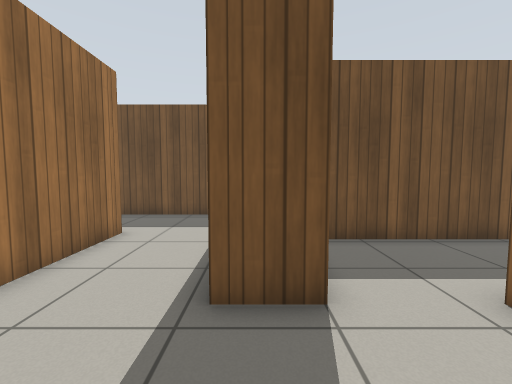
View 1 (above)

21 first-person views from a walk through a world built for the Gazebo simulator. The camera is 0.94 m above the floor, tilts 4° down and sees 90° across. The floor is counted in squares, 0.5 m on a side. Each view is taken from the middle of a square. On the plan, view 1 faces up. The plan holds only what a view shows up to about 15 squares ahead; the rest is blank. Gazebo's built-in surfaces are drawn with simple patterns.

View 2
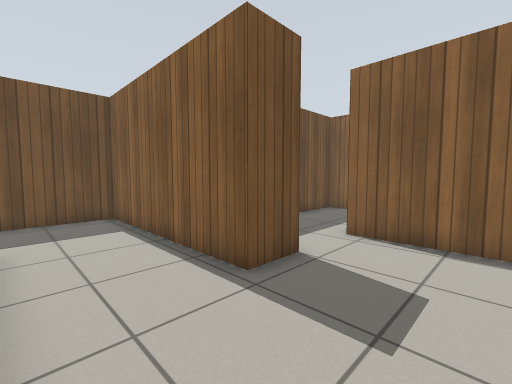

View 3
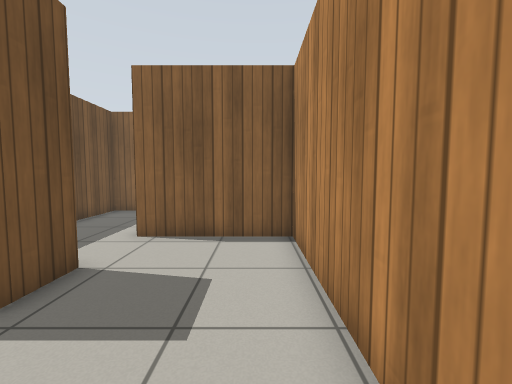

View 4
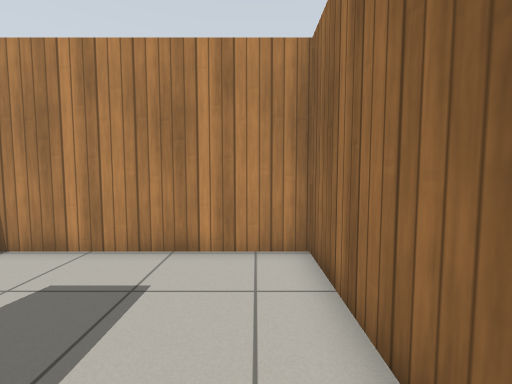

View 5
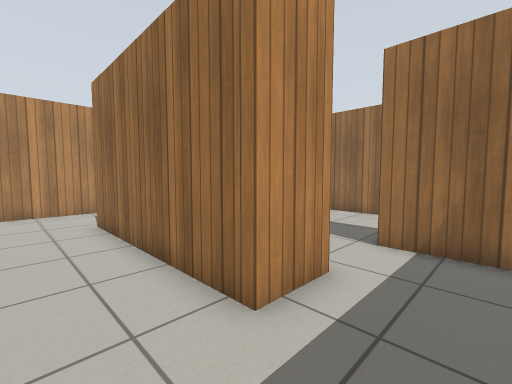

View 6
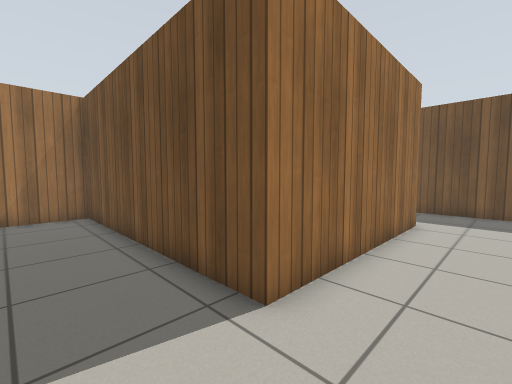

View 7
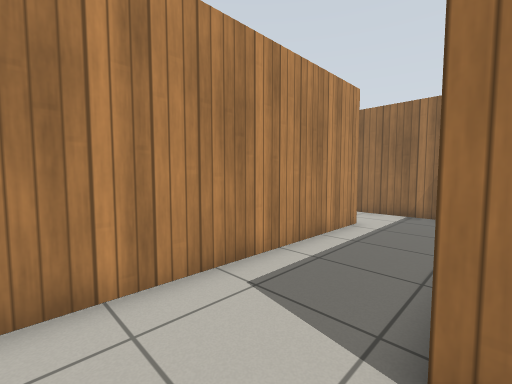

View 8
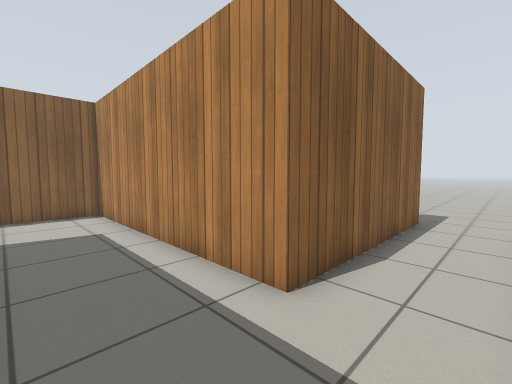

View 9
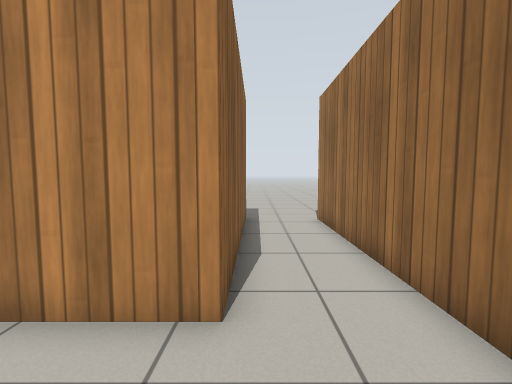

View 10
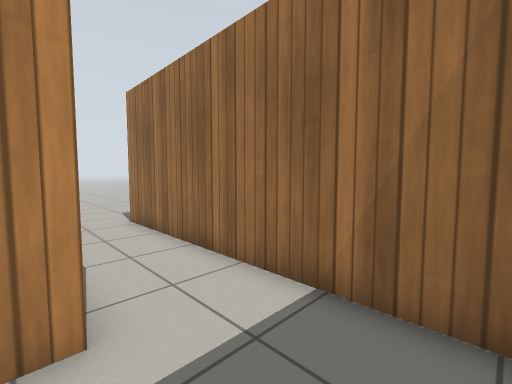

View 11
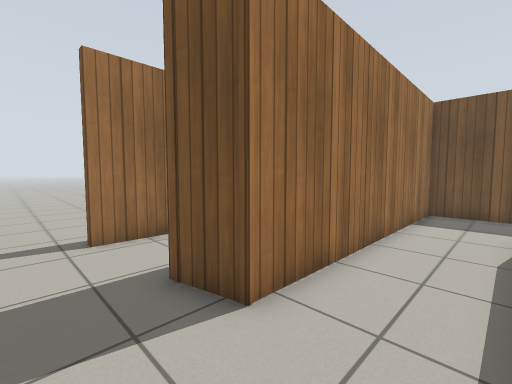

View 12
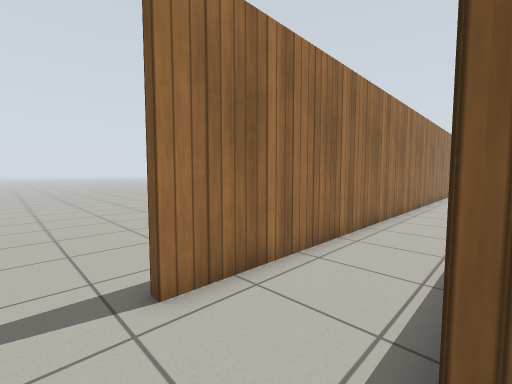

View 13
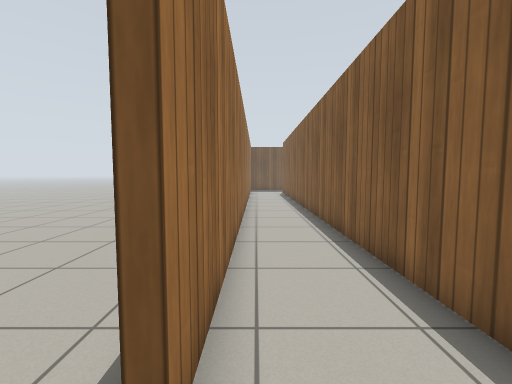

View 14
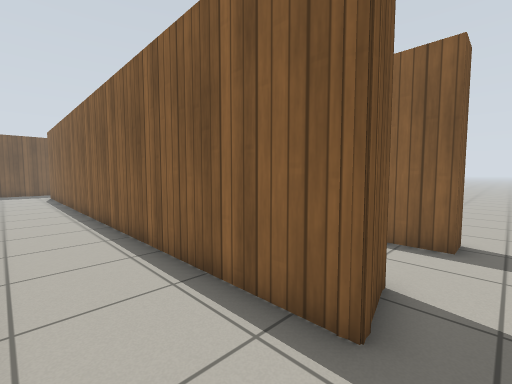

View 15
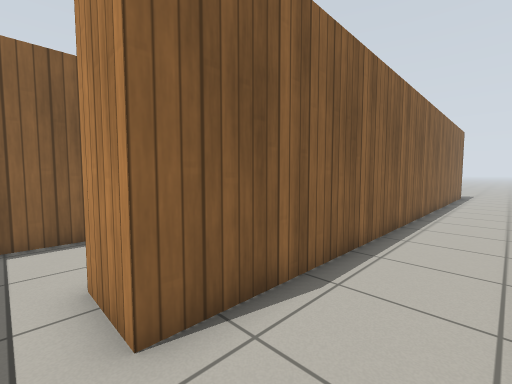

View 16
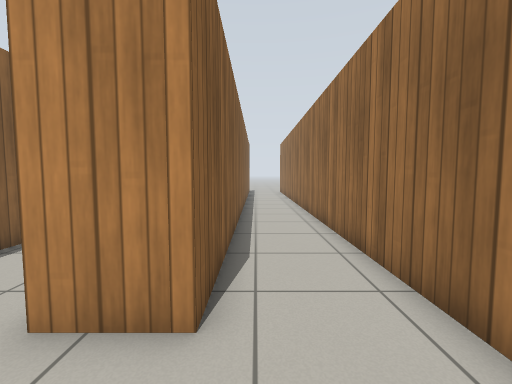

View 17
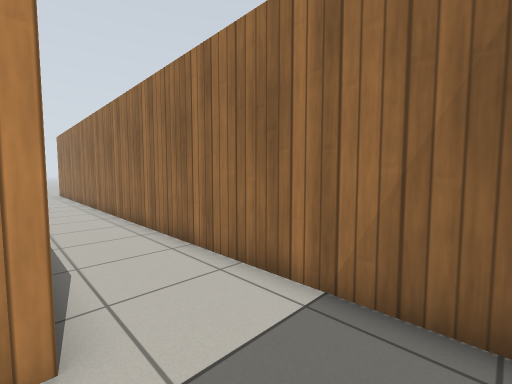

View 18
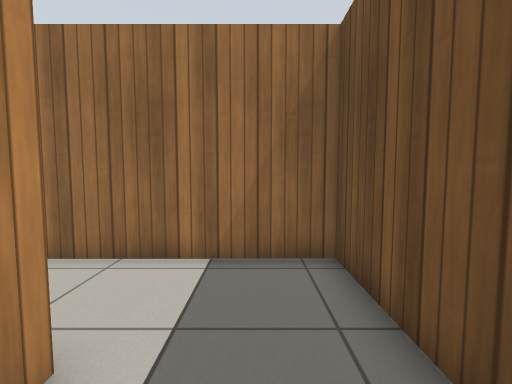

View 19
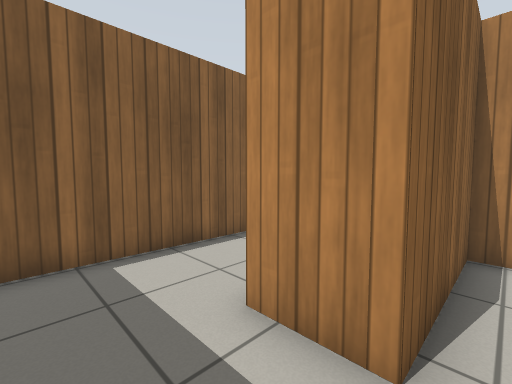

View 20
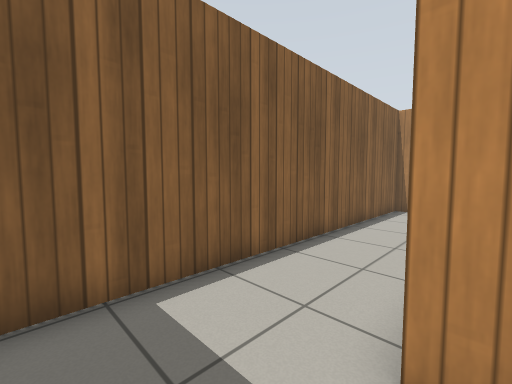

View 21
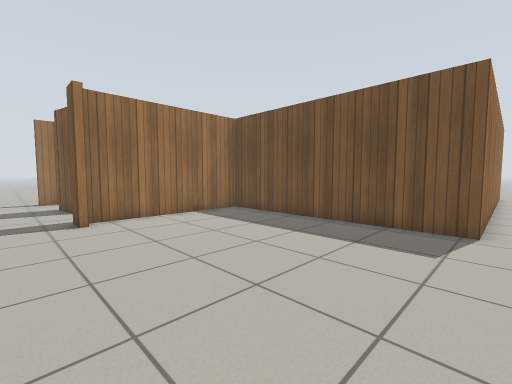

### Floor plan
Ten units are one square. View 1 is at (0, 0); x grows to the right and y downward. Boxes are objects, and circles mark ways between rooms. Rooms are numbered by the first view taken in them; rooms with no view inside come last. Other rooms are left out.
<svg viewBox="-105 -123 204 303">
<path fill="none" stroke="#000" d="M10 -61 10 -36 -7 -36 -7 -118 -44 -118M-43 -81 -43 11 36 11 36 -36 56 -36M54 -73 20 -73M56 -36 56 44 -46 44 -46 156M-16 161 -16 81 91 81 91 -73 54 -73M-6 157 -6 161 -16 161M94 -28 94 84 -13 84 -13 158M-46 156 -63 159 -63 -81 -43 -81M-59 159 -63 159M-44 -118 -96 -118 -96 165"/>
<circle cx="45" cy="-50" r="3" fill="#2a7"/>
<circle cx="-55" cy="-100" r="3" fill="#2a7"/>
<circle cx="-15" cy="175" r="3" fill="#2a7"/>
<circle cx="-55" cy="170" r="3" fill="#2a7"/>
<text x="-10" y="-30">1</text>
<text x="20" y="50">2</text>
<text x="60" y="110">3</text>
<text x="-80" y="30">4</text>
</svg>
Room 1 opens to room 2. Room 1 opens to room 4. Room 2 opens to room 3. Room 2 opens to room 4.

Where each view was taken, in squares from view 1:
view 1: 0 up, 0 right, facing up
view 2: 0 up, 4 left, facing up-right
view 3: 0 up, 4 left, facing right
view 4: 5 up, 3 left, facing down
view 5: 6 up, 8 right, facing down-left
view 6: 7 down, 8 right, facing up-left
view 7: 4 down, 8 right, facing down-left
view 8: 5 down, 4 left, facing down-right
view 9: 5 down, 2 left, facing down
view 10: 5 down, 1 left, facing down-left
view 11: 18 down, 2 left, facing up-left
view 12: 18 down, 6 left, facing up-left
view 13: 18 down, 9 left, facing up
view 14: 17 down, 9 left, facing up-right
view 15: 9 up, 9 left, facing down-right
view 16: 11 up, 7 left, facing down
view 17: 11 up, 6 left, facing down-left
view 18: 10 up, 4 left, facing left
view 19: 6 up, 3 right, facing down-right
view 20: 6 up, 5 right, facing down-right
view 21: 18 down, 10 right, facing up-left
